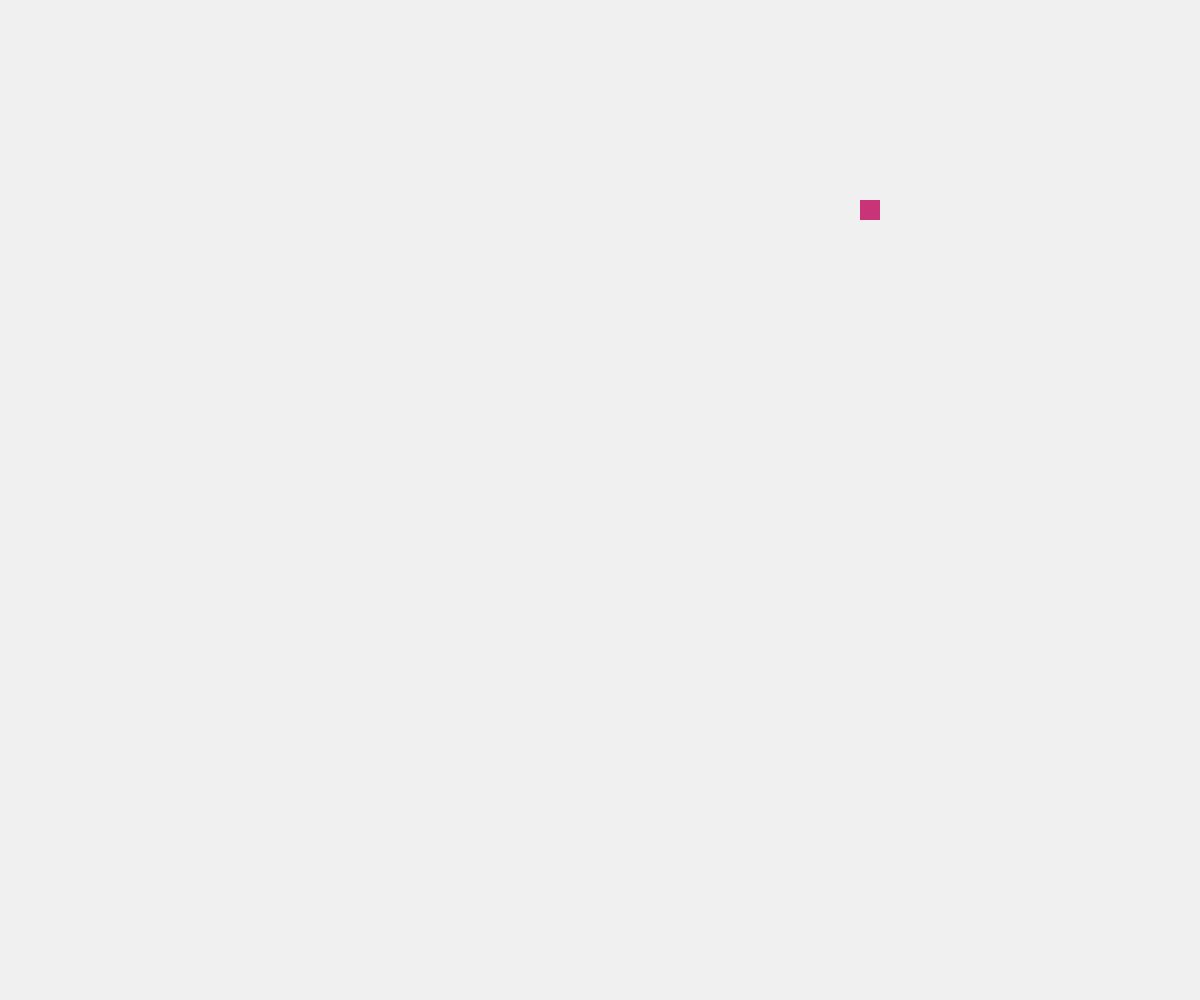
Frame 1 (no input)
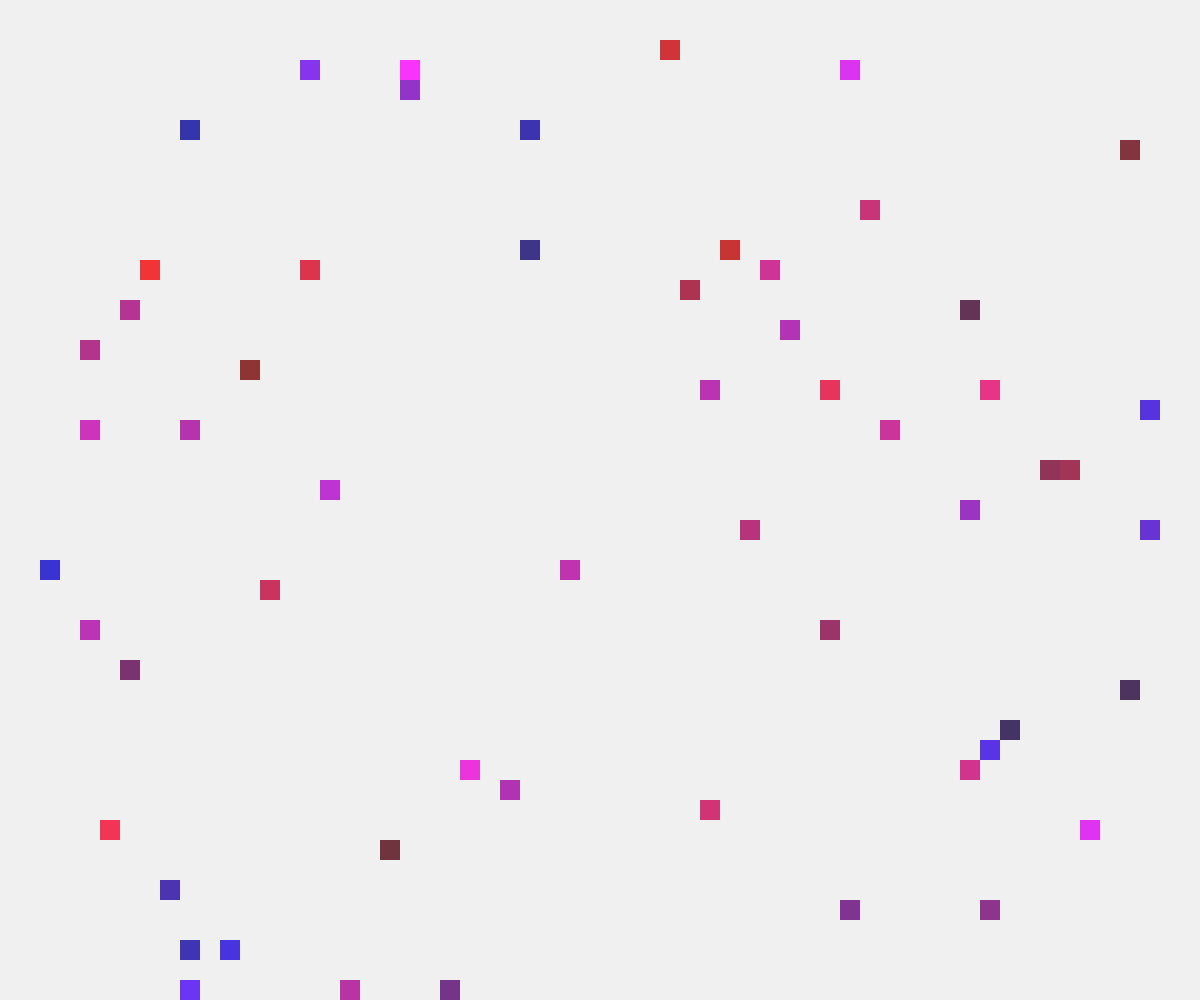
Frame 60 (no input)
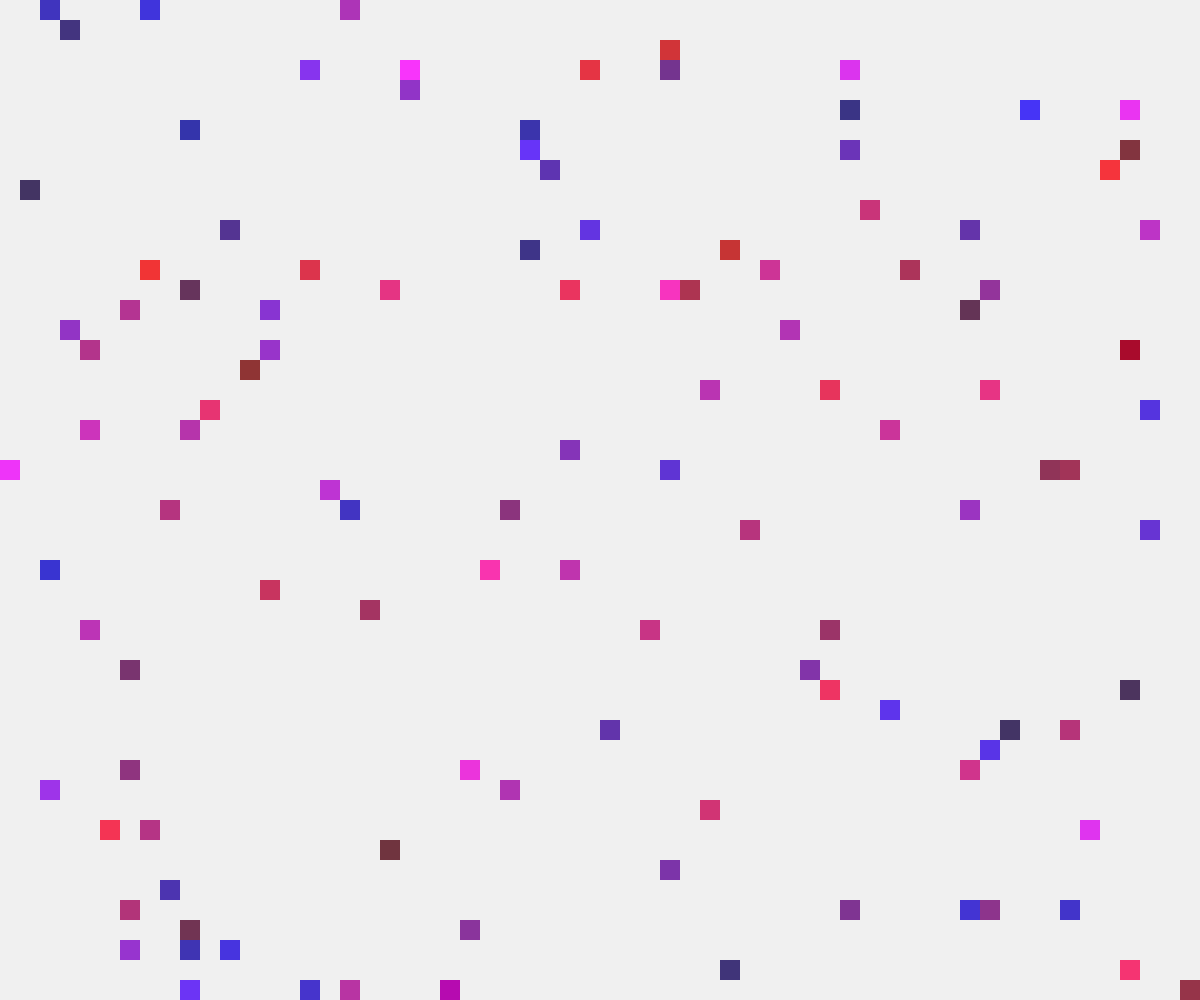
Frame 120 (the mouse pressed at the canvas centre since frame 60)

The p5.js sketch that drew these frames (run headless with seeded random() and noise() and a simulated clock; from frame 60 on, the mouse is pressed at the canvas centre):

// p5.js sketch
// ── sketch.js
let x, y;
let r, g, b, a;

function setup() {
  createCanvas(windowWidth, windowHeight);
  background(240);
}

function draw() {
  let totalPixelsWide = round(windowWidth / 20);
  let totalPixelsTall = round(windowHeight / 20);
  x = random(totalPixelsWide);
  x = round(x) * 20;
  y = random(totalPixelsTall);
  y = round(y) * 20;
  r = random(255);
  g = 0;
  b = random(255);
  a = (50, 200);
  noStroke();
  fill(r, g, b, a);
  rect(x, y, 20, 20);
}
